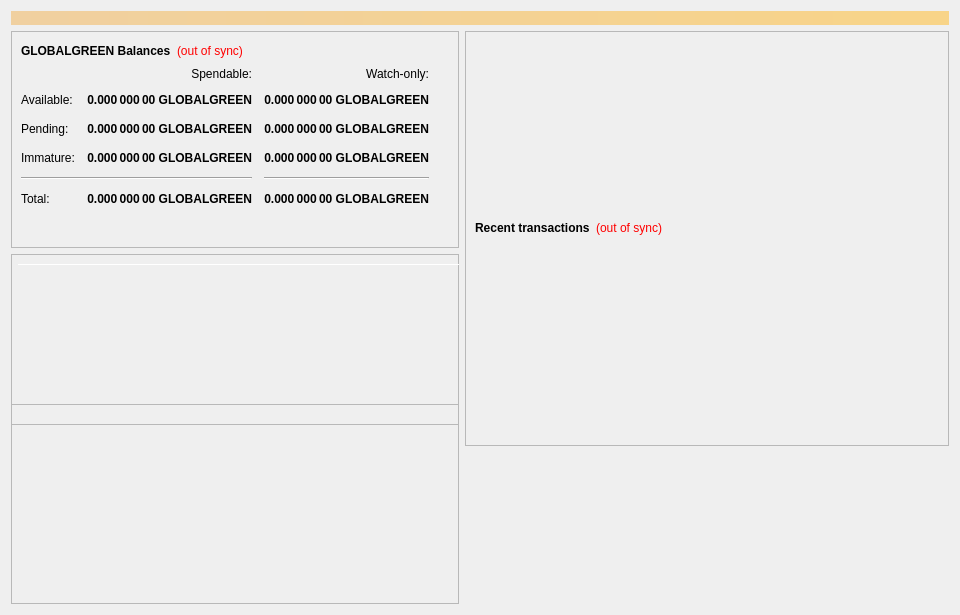
<?xml version="1.0" encoding="UTF-8"?>
<ui version="4.0">
 <class>OverviewPage</class>
 <widget class="QWidget" name="OverviewPage">
  <property name="geometry">
   <rect>
    <x>0</x>
    <y>0</y>
    <width>960</width>
    <height>615</height>
   </rect>
  </property>
  <property name="minimumSize">
   <size>
    <width>960</width>
    <height>0</height>
   </size>
  </property>
  <property name="windowTitle">
   <string>Form</string>
  </property>
  <layout class="QVBoxLayout" name="topLayout">
   <item>
    <widget class="QLabel" name="labelAlerts">
     <property name="visible">
      <bool>false</bool>
     </property>
     <property name="styleSheet">
      <string notr="true">background-color: qlineargradient(x1: 0, y1: 0, x2: 1, y2: 0, stop:0 #F0D0A0, stop:1 #F8D488); color:#000000;</string>
     </property>
     <property name="wordWrap">
      <bool>true</bool>
     </property>
     <property name="margin">
      <number>3</number>
     </property>
    </widget>
   </item>
   <item>
    <layout class="QHBoxLayout" name="horizontalLayout" stretch="1,1">
     <item>
      <layout class="QVBoxLayout" name="verticalLayout_2">
       <item>
        <widget class="QFrame" name="frame">
         <property name="frameShape">
          <enum>QFrame::StyledPanel</enum>
         </property>
         <property name="frameShadow">
          <enum>QFrame::Raised</enum>
         </property>
         <layout class="QVBoxLayout" name="verticalLayout_4">
          <item>
           <layout class="QHBoxLayout" name="horizontalLayout_4">
            <item>
             <widget class="QLabel" name="label_5">
              <property name="font">
               <font>
                <weight>75</weight>
                <bold>true</bold>
               </font>
              </property>
              <property name="text">
               <string>GLOBALGREEN Balances</string>
              </property>
             </widget>
            </item>
            <item>
             <widget class="QLabel" name="labelWalletStatus">
              <property name="cursor">
               <cursorShape>WhatsThisCursor</cursorShape>
              </property>
              <property name="toolTip">
               <string>The displayed information may be out of date. Your wallet automatically synchronizes with the GlobalGreen network after a connection is established, but this process has not completed yet.</string>
              </property>
              <property name="styleSheet">
               <string notr="true">QLabel { color: red; }</string>
              </property>
              <property name="text">
               <string notr="true">(out of sync)</string>
              </property>
              <property name="alignment">
               <set>Qt::AlignLeading|Qt::AlignLeft|Qt::AlignVCenter</set>
              </property>
             </widget>
            </item>
            <item>
             <spacer name="horizontalSpacer_3">
              <property name="orientation">
               <enum>Qt::Horizontal</enum>
              </property>
              <property name="sizeHint" stdset="0">
               <size>
                <width>40</width>
                <height>20</height>
               </size>
              </property>
             </spacer>
            </item>
           </layout>
          </item>
          <item>
           <layout class="QGridLayout" name="gridLayout">
            <property name="spacing">
             <number>12</number>
            </property>
            <item row="2" column="2">
             <widget class="QLabel" name="labelWatchPending">
              <property name="font">
               <font>
                <weight>75</weight>
                <bold>true</bold>
               </font>
              </property>
              <property name="cursor">
               <cursorShape>IBeamCursor</cursorShape>
              </property>
              <property name="toolTip">
               <string>Unconfirmed transactions to watch-only addresses</string>
              </property>
              <property name="text">
               <string notr="true">0.000 000 00 GLOBALGREEN</string>
              </property>
              <property name="alignment">
               <set>Qt::AlignRight|Qt::AlignTrailing|Qt::AlignVCenter</set>
              </property>
              <property name="textInteractionFlags">
               <set>Qt::LinksAccessibleByMouse|Qt::TextSelectableByKeyboard|Qt::TextSelectableByMouse</set>
              </property>
             </widget>
            </item>
            <item row="2" column="1">
             <widget class="QLabel" name="labelUnconfirmed">
              <property name="font">
               <font>
                <weight>75</weight>
                <bold>true</bold>
               </font>
              </property>
              <property name="cursor">
               <cursorShape>IBeamCursor</cursorShape>
              </property>
              <property name="toolTip">
               <string>Total of transactions that have yet to be confirmed, and do not yet count toward the spendable balance</string>
              </property>
              <property name="text">
               <string notr="true">0.000 000 00 GLOBALGREEN</string>
              </property>
              <property name="alignment">
               <set>Qt::AlignRight|Qt::AlignTrailing|Qt::AlignVCenter</set>
              </property>
              <property name="textInteractionFlags">
               <set>Qt::LinksAccessibleByMouse|Qt::TextSelectableByKeyboard|Qt::TextSelectableByMouse</set>
              </property>
             </widget>
            </item>
            <item row="3" column="2">
             <widget class="QLabel" name="labelWatchImmature">
              <property name="font">
               <font>
                <weight>75</weight>
                <bold>true</bold>
               </font>
              </property>
              <property name="cursor">
               <cursorShape>IBeamCursor</cursorShape>
              </property>
              <property name="toolTip">
               <string>Staked or masternode rewards in watch-only addresses that has not yet matured</string>
              </property>
              <property name="text">
               <string notr="true">0.000 000 00 GLOBALGREEN</string>
              </property>
              <property name="alignment">
               <set>Qt::AlignRight|Qt::AlignTrailing|Qt::AlignVCenter</set>
              </property>
              <property name="textInteractionFlags">
               <set>Qt::LinksAccessibleByMouse|Qt::TextSelectableByKeyboard|Qt::TextSelectableByMouse</set>
              </property>
             </widget>
            </item>
            <item row="4" column="0" colspan="2">
             <widget class="Line" name="lineSpendableBalance">
              <property name="orientation">
               <enum>Qt::Horizontal</enum>
              </property>
             </widget>
            </item>
            <item row="4" column="2">
             <widget class="Line" name="lineWatchBalance">
              <property name="sizePolicy">
               <sizepolicy hsizetype="Preferred" vsizetype="Fixed">
                <horstretch>0</horstretch>
                <verstretch>0</verstretch>
               </sizepolicy>
              </property>
              <property name="minimumSize">
               <size>
                <width>140</width>
                <height>0</height>
               </size>
              </property>
              <property name="orientation">
               <enum>Qt::Horizontal</enum>
              </property>
             </widget>
            </item>
            <item row="5" column="0">
             <widget class="QLabel" name="labelTotalText">
              <property name="text">
               <string>Total:</string>
              </property>
             </widget>
            </item>
            <item row="3" column="1">
             <widget class="QLabel" name="labelImmature">
              <property name="font">
               <font>
                <weight>75</weight>
                <bold>true</bold>
               </font>
              </property>
              <property name="cursor">
               <cursorShape>IBeamCursor</cursorShape>
              </property>
              <property name="toolTip">
               <string>Staked or masternode rewards that has not yet matured</string>
              </property>
              <property name="text">
               <string notr="true">0.000 000 00 GLOBALGREEN</string>
              </property>
              <property name="alignment">
               <set>Qt::AlignRight|Qt::AlignTrailing|Qt::AlignVCenter</set>
              </property>
              <property name="textInteractionFlags">
               <set>Qt::LinksAccessibleByMouse|Qt::TextSelectableByKeyboard|Qt::TextSelectableByMouse</set>
              </property>
             </widget>
            </item>
            <item row="2" column="3">
             <spacer name="horizontalSpacer_2">
              <property name="orientation">
               <enum>Qt::Horizontal</enum>
              </property>
              <property name="sizeHint" stdset="0">
               <size>
                <width>40</width>
                <height>20</height>
               </size>
              </property>
             </spacer>
            </item>
            <item row="3" column="0">
             <widget class="QLabel" name="labelImmatureText">
              <property name="text">
               <string>Immature:</string>
              </property>
             </widget>
            </item>
            <item row="5" column="1">
             <widget class="QLabel" name="labelTotal">
              <property name="font">
               <font>
                <weight>75</weight>
                <bold>true</bold>
               </font>
              </property>
              <property name="cursor">
               <cursorShape>IBeamCursor</cursorShape>
              </property>
              <property name="toolTip">
               <string>Your current total balance</string>
              </property>
              <property name="text">
               <string notr="true">0.000 000 00 GLOBALGREEN</string>
              </property>
              <property name="alignment">
               <set>Qt::AlignRight|Qt::AlignTrailing|Qt::AlignVCenter</set>
              </property>
              <property name="textInteractionFlags">
               <set>Qt::LinksAccessibleByMouse|Qt::TextSelectableByKeyboard|Qt::TextSelectableByMouse</set>
              </property>
             </widget>
            </item>
            <item row="5" column="2">
             <widget class="QLabel" name="labelWatchTotal">
              <property name="font">
               <font>
                <weight>75</weight>
                <bold>true</bold>
               </font>
              </property>
              <property name="cursor">
               <cursorShape>IBeamCursor</cursorShape>
              </property>
              <property name="toolTip">
               <string>Current total balance in watch-only addresses</string>
              </property>
              <property name="text">
               <string notr="true">0.000 000 00 GLOBALGREEN</string>
              </property>
              <property name="alignment">
               <set>Qt::AlignRight|Qt::AlignTrailing|Qt::AlignVCenter</set>
              </property>
              <property name="textInteractionFlags">
               <set>Qt::LinksAccessibleByMouse|Qt::TextSelectableByKeyboard|Qt::TextSelectableByMouse</set>
              </property>
             </widget>
            </item>
            <item row="0" column="2">
             <widget class="QLabel" name="labelWatchonly">
              <property name="text">
               <string>Watch-only:</string>
              </property>
              <property name="alignment">
               <set>Qt::AlignRight|Qt::AlignTrailing|Qt::AlignVCenter</set>
              </property>
             </widget>
            </item>
            <item row="1" column="0">
             <widget class="QLabel" name="labelBalanceText">
              <property name="text">
               <string>Available:</string>
              </property>
             </widget>
            </item>
            <item row="1" column="1">
             <widget class="QLabel" name="labelBalance">
              <property name="font">
               <font>
                <weight>75</weight>
                <bold>true</bold>
               </font>
              </property>
              <property name="cursor">
               <cursorShape>IBeamCursor</cursorShape>
              </property>
              <property name="toolTip">
               <string>Your current spendable balance</string>
              </property>
              <property name="text">
               <string notr="true">0.000 000 00 GLOBALGREEN</string>
              </property>
              <property name="alignment">
               <set>Qt::AlignRight|Qt::AlignTrailing|Qt::AlignVCenter</set>
              </property>
              <property name="textInteractionFlags">
               <set>Qt::LinksAccessibleByMouse|Qt::TextSelectableByKeyboard|Qt::TextSelectableByMouse</set>
              </property>
             </widget>
            </item>
            <item row="1" column="2">
             <widget class="QLabel" name="labelWatchAvailable">
              <property name="font">
               <font>
                <weight>75</weight>
                <bold>true</bold>
               </font>
              </property>
              <property name="cursor">
               <cursorShape>IBeamCursor</cursorShape>
              </property>
              <property name="toolTip">
               <string>Your current balance in watch-only addresses</string>
              </property>
              <property name="text">
               <string notr="true">0.000 000 00 GLOBALGREEN</string>
              </property>
              <property name="alignment">
               <set>Qt::AlignRight|Qt::AlignTrailing|Qt::AlignVCenter</set>
              </property>
              <property name="textInteractionFlags">
               <set>Qt::LinksAccessibleByMouse|Qt::TextSelectableByKeyboard|Qt::TextSelectableByMouse</set>
              </property>
             </widget>
            </item>
            <item row="2" column="0">
             <widget class="QLabel" name="labelPendingText">
              <property name="text">
               <string>Pending:</string>
              </property>
             </widget>
            </item>
            <item row="0" column="1">
             <widget class="QLabel" name="labelSpendable">
              <property name="text">
               <string>Spendable:</string>
              </property>
              <property name="alignment">
               <set>Qt::AlignRight|Qt::AlignTrailing|Qt::AlignVCenter</set>
              </property>
             </widget>
            </item>
           </layout>
          </item>
          <item>
           <spacer name="verticalSpacer_4">
            <property name="orientation">
             <enum>Qt::Vertical</enum>
            </property>
            <property name="sizeHint" stdset="0">
             <size>
              <width>20</width>
              <height>40</height>
             </size>
            </property>
           </spacer>
          </item>
         </layout>
        </widget>
       </item>
       <item>
        <widget class="QFrame" name="frameObfuscation">
         <property name="minimumSize">
          <size>
           <width>0</width>
           <height>350</height>
          </size>
         </property>
         <property name="layoutDirection">
          <enum>Qt::LeftToRight</enum>
         </property>
         <property name="frameShape">
          <enum>QFrame::StyledPanel</enum>
         </property>
         <property name="frameShadow">
          <enum>QFrame::Raised</enum>
         </property>
         <widget class="QPushButton" name="runAutoDenom">
          <property name="geometry">
           <rect>
            <x>251</x>
            <y>17</y>
            <width>1</width>
            <height>1</height>
           </rect>
          </property>
          <property name="palette">
           <palette>
            <active>
             <colorrole role="WindowText">
              <brush brushstyle="SolidPattern">
               <color alpha="255">
                <red>0</red>
                <green>0</green>
                <blue>0</blue>
               </color>
              </brush>
             </colorrole>
             <colorrole role="Button">
              <brush brushstyle="SolidPattern">
               <color alpha="255">
                <red>239</red>
                <green>238</green>
                <blue>238</blue>
               </color>
              </brush>
             </colorrole>
             <colorrole role="Light">
              <brush brushstyle="SolidPattern">
               <color alpha="255">
                <red>255</red>
                <green>255</green>
                <blue>255</blue>
               </color>
              </brush>
             </colorrole>
             <colorrole role="Midlight">
              <brush brushstyle="SolidPattern">
               <color alpha="255">
                <red>247</red>
                <green>246</green>
                <blue>246</blue>
               </color>
              </brush>
             </colorrole>
             <colorrole role="Dark">
              <brush brushstyle="SolidPattern">
               <color alpha="255">
                <red>119</red>
                <green>119</green>
                <blue>119</blue>
               </color>
              </brush>
             </colorrole>
             <colorrole role="Mid">
              <brush brushstyle="SolidPattern">
               <color alpha="255">
                <red>159</red>
                <green>159</green>
                <blue>159</blue>
               </color>
              </brush>
             </colorrole>
             <colorrole role="Text">
              <brush brushstyle="SolidPattern">
               <color alpha="255">
                <red>0</red>
                <green>0</green>
                <blue>0</blue>
               </color>
              </brush>
             </colorrole>
             <colorrole role="BrightText">
              <brush brushstyle="SolidPattern">
               <color alpha="255">
                <red>255</red>
                <green>255</green>
                <blue>255</blue>
               </color>
              </brush>
             </colorrole>
             <colorrole role="ButtonText">
              <brush brushstyle="SolidPattern">
               <color alpha="255">
                <red>0</red>
                <green>0</green>
                <blue>0</blue>
               </color>
              </brush>
             </colorrole>
             <colorrole role="Base">
              <brush brushstyle="SolidPattern">
               <color alpha="255">
                <red>255</red>
                <green>255</green>
                <blue>255</blue>
               </color>
              </brush>
             </colorrole>
             <colorrole role="Window">
              <brush brushstyle="SolidPattern">
               <color alpha="255">
                <red>239</red>
                <green>238</green>
                <blue>238</blue>
               </color>
              </brush>
             </colorrole>
             <colorrole role="Shadow">
              <brush brushstyle="SolidPattern">
               <color alpha="255">
                <red>0</red>
                <green>0</green>
                <blue>0</blue>
               </color>
              </brush>
             </colorrole>
             <colorrole role="AlternateBase">
              <brush brushstyle="SolidPattern">
               <color alpha="255">
                <red>247</red>
                <green>246</green>
                <blue>246</blue>
               </color>
              </brush>
             </colorrole>
             <colorrole role="ToolTipBase">
              <brush brushstyle="SolidPattern">
               <color alpha="255">
                <red>255</red>
                <green>255</green>
                <blue>220</blue>
               </color>
              </brush>
             </colorrole>
             <colorrole role="ToolTipText">
              <brush brushstyle="SolidPattern">
               <color alpha="255">
                <red>0</red>
                <green>0</green>
                <blue>0</blue>
               </color>
              </brush>
             </colorrole>
            </active>
            <inactive>
             <colorrole role="WindowText">
              <brush brushstyle="SolidPattern">
               <color alpha="255">
                <red>0</red>
                <green>0</green>
                <blue>0</blue>
               </color>
              </brush>
             </colorrole>
             <colorrole role="Button">
              <brush brushstyle="SolidPattern">
               <color alpha="255">
                <red>239</red>
                <green>238</green>
                <blue>238</blue>
               </color>
              </brush>
             </colorrole>
             <colorrole role="Light">
              <brush brushstyle="SolidPattern">
               <color alpha="255">
                <red>255</red>
                <green>255</green>
                <blue>255</blue>
               </color>
              </brush>
             </colorrole>
             <colorrole role="Midlight">
              <brush brushstyle="SolidPattern">
               <color alpha="255">
                <red>247</red>
                <green>246</green>
                <blue>246</blue>
               </color>
              </brush>
             </colorrole>
             <colorrole role="Dark">
              <brush brushstyle="SolidPattern">
               <color alpha="255">
                <red>119</red>
                <green>119</green>
                <blue>119</blue>
               </color>
              </brush>
             </colorrole>
             <colorrole role="Mid">
              <brush brushstyle="SolidPattern">
               <color alpha="255">
                <red>159</red>
                <green>159</green>
                <blue>159</blue>
               </color>
              </brush>
             </colorrole>
             <colorrole role="Text">
              <brush brushstyle="SolidPattern">
               <color alpha="255">
                <red>0</red>
                <green>0</green>
                <blue>0</blue>
               </color>
              </brush>
             </colorrole>
             <colorrole role="BrightText">
              <brush brushstyle="SolidPattern">
               <color alpha="255">
                <red>255</red>
                <green>255</green>
                <blue>255</blue>
               </color>
              </brush>
             </colorrole>
             <colorrole role="ButtonText">
              <brush brushstyle="SolidPattern">
               <color alpha="255">
                <red>0</red>
                <green>0</green>
                <blue>0</blue>
               </color>
              </brush>
             </colorrole>
             <colorrole role="Base">
              <brush brushstyle="SolidPattern">
               <color alpha="255">
                <red>255</red>
                <green>255</green>
                <blue>255</blue>
               </color>
              </brush>
             </colorrole>
             <colorrole role="Window">
              <brush brushstyle="SolidPattern">
               <color alpha="255">
                <red>239</red>
                <green>238</green>
                <blue>238</blue>
               </color>
              </brush>
             </colorrole>
             <colorrole role="Shadow">
              <brush brushstyle="SolidPattern">
               <color alpha="255">
                <red>0</red>
                <green>0</green>
                <blue>0</blue>
               </color>
              </brush>
             </colorrole>
             <colorrole role="AlternateBase">
              <brush brushstyle="SolidPattern">
               <color alpha="255">
                <red>247</red>
                <green>246</green>
                <blue>246</blue>
               </color>
              </brush>
             </colorrole>
             <colorrole role="ToolTipBase">
              <brush brushstyle="SolidPattern">
               <color alpha="255">
                <red>255</red>
                <green>255</green>
                <blue>220</blue>
               </color>
              </brush>
             </colorrole>
             <colorrole role="ToolTipText">
              <brush brushstyle="SolidPattern">
               <color alpha="255">
                <red>0</red>
                <green>0</green>
                <blue>0</blue>
               </color>
              </brush>
             </colorrole>
            </inactive>
            <disabled>
             <colorrole role="WindowText">
              <brush brushstyle="SolidPattern">
               <color alpha="255">
                <red>119</red>
                <green>119</green>
                <blue>119</blue>
               </color>
              </brush>
             </colorrole>
             <colorrole role="Button">
              <brush brushstyle="SolidPattern">
               <color alpha="255">
                <red>239</red>
                <green>238</green>
                <blue>238</blue>
               </color>
              </brush>
             </colorrole>
             <colorrole role="Light">
              <brush brushstyle="SolidPattern">
               <color alpha="255">
                <red>255</red>
                <green>255</green>
                <blue>255</blue>
               </color>
              </brush>
             </colorrole>
             <colorrole role="Midlight">
              <brush brushstyle="SolidPattern">
               <color alpha="255">
                <red>247</red>
                <green>246</green>
                <blue>246</blue>
               </color>
              </brush>
             </colorrole>
             <colorrole role="Dark">
              <brush brushstyle="SolidPattern">
               <color alpha="255">
                <red>119</red>
                <green>119</green>
                <blue>119</blue>
               </color>
              </brush>
             </colorrole>
             <colorrole role="Mid">
              <brush brushstyle="SolidPattern">
               <color alpha="255">
                <red>159</red>
                <green>159</green>
                <blue>159</blue>
               </color>
              </brush>
             </colorrole>
             <colorrole role="Text">
              <brush brushstyle="SolidPattern">
               <color alpha="255">
                <red>119</red>
                <green>119</green>
                <blue>119</blue>
               </color>
              </brush>
             </colorrole>
             <colorrole role="BrightText">
              <brush brushstyle="SolidPattern">
               <color alpha="255">
                <red>255</red>
                <green>255</green>
                <blue>255</blue>
               </color>
              </brush>
             </colorrole>
             <colorrole role="ButtonText">
              <brush brushstyle="SolidPattern">
               <color alpha="255">
                <red>119</red>
                <green>119</green>
                <blue>119</blue>
               </color>
              </brush>
             </colorrole>
             <colorrole role="Base">
              <brush brushstyle="SolidPattern">
               <color alpha="255">
                <red>239</red>
                <green>238</green>
                <blue>238</blue>
               </color>
              </brush>
             </colorrole>
             <colorrole role="Window">
              <brush brushstyle="SolidPattern">
               <color alpha="255">
                <red>239</red>
                <green>238</green>
                <blue>238</blue>
               </color>
              </brush>
             </colorrole>
             <colorrole role="Shadow">
              <brush brushstyle="SolidPattern">
               <color alpha="255">
                <red>0</red>
                <green>0</green>
                <blue>0</blue>
               </color>
              </brush>
             </colorrole>
             <colorrole role="AlternateBase">
              <brush brushstyle="SolidPattern">
               <color alpha="255">
                <red>239</red>
                <green>238</green>
                <blue>238</blue>
               </color>
              </brush>
             </colorrole>
             <colorrole role="ToolTipBase">
              <brush brushstyle="SolidPattern">
               <color alpha="255">
                <red>255</red>
                <green>255</green>
                <blue>220</blue>
               </color>
              </brush>
             </colorrole>
             <colorrole role="ToolTipText">
              <brush brushstyle="SolidPattern">
               <color alpha="255">
                <red>0</red>
                <green>0</green>
                <blue>0</blue>
               </color>
              </brush>
             </colorrole>
            </disabled>
           </palette>
          </property>
          <property name="focusPolicy">
           <enum>Qt::NoFocus</enum>
          </property>
          <property name="autoFillBackground">
           <bool>true</bool>
          </property>
          <property name="text">
           <string/>
          </property>
          <property name="flat">
           <bool>true</bool>
          </property>
         </widget>
         <widget class="Line" name="line">
          <property name="geometry">
           <rect>
            <x>7</x>
            <y>10</y>
            <width>451</width>
            <height>1</height>
           </rect>
          </property>
          <property name="orientation">
           <enum>Qt::Horizontal</enum>
          </property>
         </widget>
         <widget class="QFrame" name="frame_3">
          <property name="geometry">
           <rect>
            <x>0</x>
            <y>150</y>
            <width>465</width>
            <height>201</height>
           </rect>
          </property>
          <property name="frameShape">
           <enum>QFrame::StyledPanel</enum>
          </property>
          <property name="frameShadow">
           <enum>QFrame::Raised</enum>
          </property>
         </widget>
         <widget class="QFrame" name="frame_4">
          <property name="geometry">
           <rect>
            <x>0</x>
            <y>0</y>
            <width>465</width>
            <height>171</height>
           </rect>
          </property>
          <property name="frameShape">
           <enum>QFrame::StyledPanel</enum>
          </property>
          <property name="frameShadow">
           <enum>QFrame::Raised</enum>
          </property>
         </widget>
        </widget>
       </item>
      </layout>
     </item>
     <item>
      <layout class="QVBoxLayout" name="verticalLayout_3">
       <item>
        <widget class="QFrame" name="frame_2">
         <property name="frameShape">
          <enum>QFrame::StyledPanel</enum>
         </property>
         <property name="frameShadow">
          <enum>QFrame::Raised</enum>
         </property>
         <layout class="QVBoxLayout" name="verticalLayout">
          <item>
           <spacer name="verticalSpacer_3">
            <property name="orientation">
             <enum>Qt::Vertical</enum>
            </property>
            <property name="sizeType">
             <enum>QSizePolicy::Fixed</enum>
            </property>
            <property name="sizeHint" stdset="0">
             <size>
              <width>20</width>
              <height>75</height>
             </size>
            </property>
           </spacer>
          </item>
          <item>
           <widget class="QLabel" name="labelOverviewHeaderRight">
            <property name="minimumSize">
             <size>
              <width>464</width>
              <height>96</height>
             </size>
            </property>
            <property name="maximumSize">
             <size>
              <width>16777215</width>
              <height>96</height>
             </size>
            </property>
            <property name="alignment">
             <set>Qt::AlignCenter</set>
            </property>
            <property name="margin">
             <number>5</number>
            </property>
           </widget>
          </item>
          <item>
           <layout class="QHBoxLayout" name="horizontalLayout_2">
            <item>
             <widget class="QLabel" name="label_4">
              <property name="font">
               <font>
                <weight>75</weight>
                <bold>true</bold>
               </font>
              </property>
              <property name="text">
               <string>Recent transactions</string>
              </property>
             </widget>
            </item>
            <item>
             <widget class="QLabel" name="labelTransactionsStatus">
              <property name="cursor">
               <cursorShape>WhatsThisCursor</cursorShape>
              </property>
              <property name="toolTip">
               <string>The displayed information may be out of date. Your wallet automatically synchronizes with the GlobalGreen network after a connection is established, but this process has not completed yet.</string>
              </property>
              <property name="styleSheet">
               <string notr="true">QLabel { color: red; }</string>
              </property>
              <property name="text">
               <string notr="true">(out of sync)</string>
              </property>
              <property name="alignment">
               <set>Qt::AlignRight|Qt::AlignTrailing|Qt::AlignVCenter</set>
              </property>
             </widget>
            </item>
            <item>
             <spacer name="horizontalSpacer">
              <property name="orientation">
               <enum>Qt::Horizontal</enum>
              </property>
              <property name="sizeHint" stdset="0">
               <size>
                <width>40</width>
                <height>20</height>
               </size>
              </property>
             </spacer>
            </item>
           </layout>
          </item>
          <item>
           <widget class="QListView" name="listTransactions">
            <property name="styleSheet">
             <string notr="true">QListView { background: transparent; }</string>
            </property>
            <property name="frameShape">
             <enum>QFrame::NoFrame</enum>
            </property>
            <property name="verticalScrollBarPolicy">
             <enum>Qt::ScrollBarAlwaysOff</enum>
            </property>
            <property name="horizontalScrollBarPolicy">
             <enum>Qt::ScrollBarAlwaysOff</enum>
            </property>
            <property name="selectionMode">
             <enum>QAbstractItemView::NoSelection</enum>
            </property>
           </widget>
          </item>
         </layout>
        </widget>
       </item>
       <item>
        <spacer name="verticalSpacer_2">
         <property name="orientation">
          <enum>Qt::Vertical</enum>
         </property>
         <property name="sizeType">
          <enum>QSizePolicy::Expanding</enum>
         </property>
         <property name="sizeHint" stdset="0">
          <size>
           <width>20</width>
           <height>40</height>
          </size>
         </property>
        </spacer>
       </item>
      </layout>
     </item>
    </layout>
   </item>
  </layout>
 </widget>
 <resources/>
 <connections/>
</ui>
